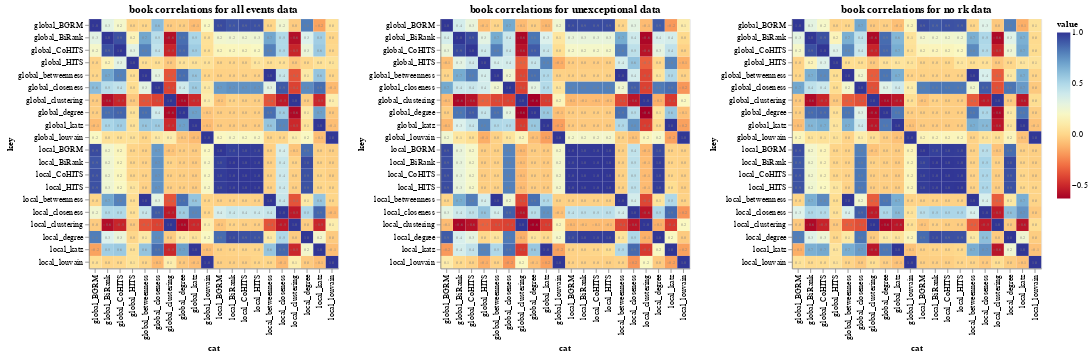

Write notebook code for a chart like this one.
### Code cell
unexceptional_corr_books_chart = generate_corr_chart(
    unexceptional_books_corr, 'book correlations for unexceptional data')
no_rk_corr_books_chart = generate_corr_chart(
    no_rk_books_corr, 'book correlations for no rk data')
all_events_corr_books_chart = generate_corr_chart(
    all_events_books_corr, 'book correlations for all events data')

alt.hconcat(*[all_events_corr_books_chart,
            unexceptional_corr_books_chart, no_rk_corr_books_chart])
